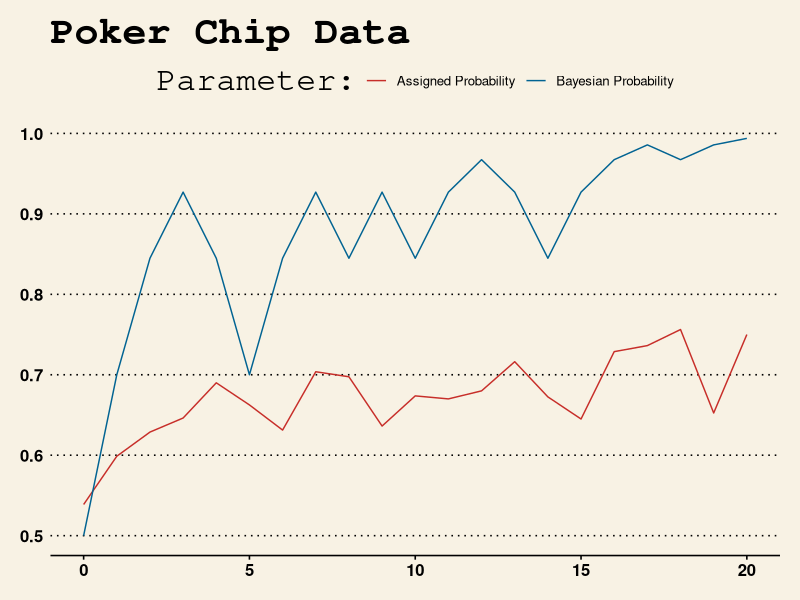

Source code (R):
library(ggplot2)
library(ggthemes)
Subject <- 1:8
Selection0 <- c(0.50,0.56,0.50,0.50,0.65,0.50,0.60,0.50)
Selection1 <- c(0.65,0.51,0.53,0.55,0.65,0.65,0.65,0.60)
Selection2 <- c(0.65,0.48,0.58,0.60,0.65,0.67,0.68,0.72)
Selection3 <- c(0.70,0.49,0.58,0.60,0.64,0.70,0.84,0.62)
Selection4 <- c(0.65,0.59,0.58,0.70,0.64,0.75,0.84,0.77)
Selection5 <- c(0.65,0.74,0.68,0.75,0.65,0.30,0.86,0.67)
Selection6 <- c(0.65,0.65,0.68,0.70,0.65,0.25,0.85,0.62)
Selection7 <- c(0.70,0.62,0.68,0.75,0.66,0.70,0.85,0.67)
Selection8 <- c(0.70,0.47,0.68,0.80,0.66,0.70,0.85,0.72)
Selection9 <- c(0.65,0.52,0.68,0.85,0.61,0.30,0.81,0.67)
Selection10 <- c(0.69,0.53,0.73,0.90,0.61,0.40,0.81,0.72)
Selection11 <- c(0.68,0.58,0.73,0.89,0.60,0.40,0.81,0.67)
Selection12 <- c(0.70,0.57,0.73,0.90,0.61,0.40,0.81,0.72)
Selection13 <- c(0.73,0.47,0.73,0.96,0.61,0.65,0.81,0.77)
Selection14 <- c(0.70,0.52,0.73,0.95,0.60,0.35,0.81,0.72)
Selection15 <- c(0.69,0.57,0.73,0.94,0.35,0.35,0.81,0.72)
Selection16 <- c(0.71,0.58,0.73,0.95,0.65,0.70,0.79,0.72)
Selection17 <- c(0.73,0.56,0.73,0.96,0.65,0.70,0.79,0.77)
Selection18 <- c(0.73,0.66,0.73,0.97,0.65,0.70,0.79,0.82)
Selection19 <- c(0.73,0.72,0.73,0.98,0.30,0.30,0.69,0.77)
Selection20 <- c(0.73,0.68,0.79,0.99,0.65,0.65,0.69,0.82)
myData <- data.frame(Subject, Selection0, Selection1, Selection2, Selection3, Selection4, Selection5, Selection6, Selection7, Selection8, Selection9, Selection10, Selection11, Selection12, Selection13, Selection14, Selection15, Selection16, Selection17, Selection18, Selection19, Selection20)
View(myData)
myData1 <- myData[2:22]
str(myData1)
summary(myData1)
sel = colMeans(myData1)
Selection = 0:20
Probability = c(0.0, 0.05, 0.1, 0.15, 0.2, 0.25, 0.3, 0.35, 0.4, 0.45, 0.5, 0.55, 0.6, 0.65, 0.7, 0.75, 0.8, 0.85, 0.9, 0.95, 1.0)
selAvg = c(0.53875, 0.59875, 0.62875, 0.64625, 0.69000, 0.66250, 0.63125, 0.70375, 0.69750, 0.63625, 0.67375, 0.67000, 0.68000, 0.71625, 0.67250, 0.64500, 0.72875, 0.73625, 0.75625, 0.65250, 0.75000)
bProb = c(0.5, 0.7, 0.8448275862068966, 0.927027027027027, 0.8448275862068966, 0.7, 0.8448275862068966, 0.927027027027027, 0.8448275862068966, 0.927027027027027, 0.8448275862068966, 0.927027027027027, 0.967365028203062, 0.927027027027027, 0.8448275862068966, 0.927027027027027, 0.967365028203062, 0.9857478005865102, 0.967365028203062, 0.9857478005865102, 0.9938417611380492)
df <- data.frame(Selection, selAvg, bProb, Probability)
View(df)
p <- ggplot(df, aes(x=Selection, y=Probability,))
p <- p + geom_line(aes(y=selAvg, color = 'Assigned Probability'))
p <- p + geom_line(aes(y=bProb, color = 'Bayesian Probability'))
p <- p + scale_colour_manual(values = c("blue", "red"))
p <- p + labs(colour = "Parameter:")
p <- p + theme(legend.position="bottom")
p + theme_wsj()+ scale_colour_wsj("colors6") + ggtitle("Poker Chip Data")

